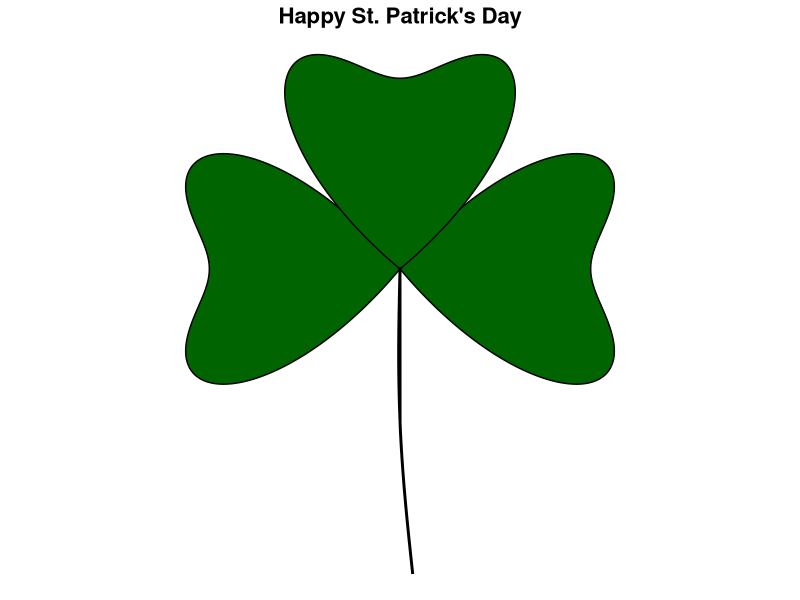

Here is the R script that generated this plot:
# St. Patricks Day Shamrock Plot
# By: Joe Domaleski
# Date: 3/17/2025
#
# inspired by a 4-leaf clover concept from Natalie Patten

library(ggplot2)

# Step 1: Generate a Single Petal
# --------------------------------
# Define a function that returns a petal based on a rose curve.
# By using theta in the interval [0, π/2], we trace out only one petal.
petal <- function(theta = seq(0, pi/2, length.out = 1000)) {
  r <- sin(2 * theta) + (1/4) * sin(6 * theta)
  data.frame(x = r * cos(theta), y = r * sin(theta))
}

# Step 2: Define a Rotation Function
# ------------------------------------
# This helper function rotates a set of (x, y) points by a given angle (in degrees)
# using the standard 2D rotation transformation.
rotate <- function(df, deg) {
  a <- deg * pi / 180
  data.frame(
    x = df$x * cos(a) - df$y * sin(a),
    y = df$x * sin(a) + df$y * cos(a)
  )
}

# Step 3: Create and Adjust the Base Petal
# ------------------------------------------
# Pre-rotate the petal by -45° so that its tip aligns horizontally (pointing right).
# Then widen the petal by scaling its y-coordinate (which is perpendicular to the tip)
# by a factor of 1.2. This makes the petal fatter rather than taller.
base_leaf <- rotate(petal(), -45)
base_leaf$y <- base_leaf$y * 1.2

# Step 4: Generate the Three Leaves
# -----------------------------------
# Create three leaves by rotating the base petal:
# - The right leaf (tip at 0°) remains as is.
# - The top leaf is rotated by 90° (tip at 90°).
# - The left leaf is rotated by 180° (tip at 180°).
leaf_right <- rotate(base_leaf, 0)
leaf_top   <- rotate(base_leaf, 90)
leaf_left  <- rotate(base_leaf, 180)

# Combine these three leaves, labeling each for clarity.
leaves <- rbind(
  data.frame(x = leaf_right$x, y = leaf_right$y, part = "right"),
  data.frame(x = leaf_top$x, y = leaf_top$y, part = "top"),
  data.frame(x = leaf_left$x, y = leaf_left$y, part = "left")
)

# Step 5: Create a Slightly Curved Stem
# --------------------------------------
# Define a stem that starts at the center (0,0) and extends downward.
# A small sinusoidal adjustment to the x-coordinate gives it a gentle curve.
stem <- data.frame(
  x = seq(0, 0.05, length.out = 100) - 0.025 * sin(seq(0, pi, length.out = 100)),
  y = seq(0, -1.2, length.out = 100)
)

# Step 6: Plot the Three-Leaf Shamrock with the Curved Stem
# -----------------------------------------------------------
# The leaves are drawn as filled polygons, and the stem is drawn as a line.
# A fixed coordinate ratio and a void theme create a clean, centered display.
ggplot() +
  geom_polygon(data = leaves, aes(x, y, group = part), fill = "darkgreen", color = "black") +
  geom_line(data = stem, aes(x, y), color = "black", size = 1) +
  coord_fixed() +
  theme_void() +
  ggtitle("Happy St. Patrick's Day") +
  theme(plot.title = element_text(hjust = 0.5, face = "bold", size = 16))

